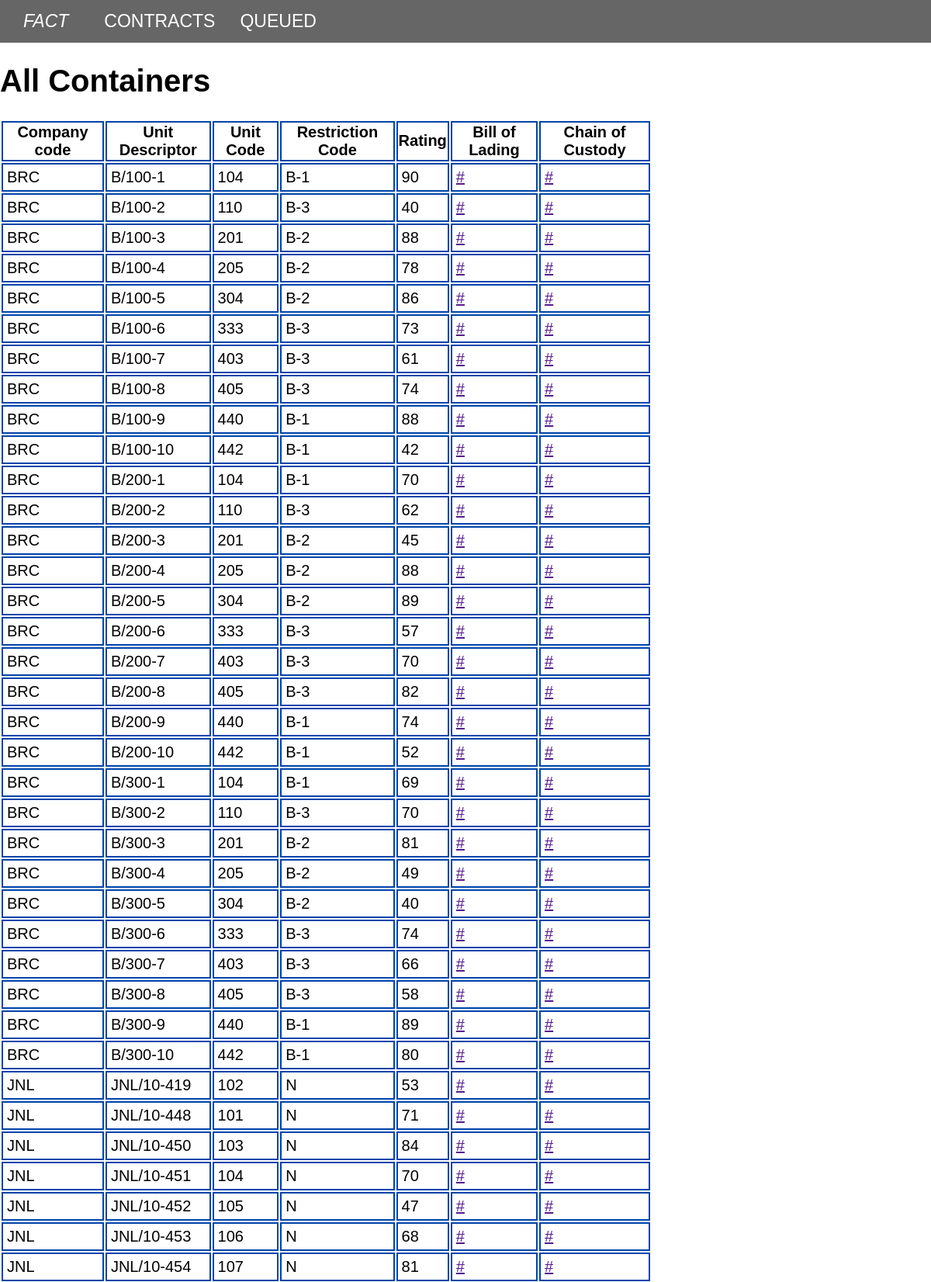
Page /containers/ (upper part) on the committed database.
### containers/models.py (models this page shows, shortened)
class Container(models.Model):
    company_code = models.CharField(max_length=3)
    unit_descriptor = models.CharField(max_length=15)
    unit_code = models.PositiveIntegerField()
    restrict_code = models.CharField(max_length=5)
    rating = models.PositiveIntegerField()
    bl_link = models.URLField()
    coc_link = models.URLField()

### pages/views.py (the view)
# urls.py: path("containers/", ContainerListView.as_view(), name="containers"),
class ContainerListView(ListView):
    model = Container
    template_name = 'containers.html'

### templates/containers.html (shortened to what this page needs)
{% extends 'base.html' %}
{% block content %}
<h1>All Containers</h1>
<table style="width: 70%">
      <tr>
        <th scope="col">Company code</th>
        <th scope="col">Unit Descriptor</th>
        <th scope="col">Unit Code</th>
        <th scope="col">Restriction Code</th>
        <th scope="col">Rating</th>
        <th scope="col">Bill of Lading</th>
        <th scope="col">Chain of Custody</th>
      </tr>
      {% for container in object_list %}
      <tr >
        <td scope="row">{{container.company_code }}</td>
        <td scope="row">{{ container.unit_descriptor }}</td>
        <td scope="row">{{ container.unit_code }}</td>
        <td scope="row">{{ container.restrict_code }}</td>
        <td scope="row">{{container.rating}}</td>
        <td scope="row"><a href="">{{ container.bl_link}}</a></td>
        <td scope="row"><a href="">{{container.coc_link}}</a></td>
      </tr>
      {% endfor %}
{% endblock content %}

### static/css/base.css (style rules this page uses)
:root { font-family: 'Gill Sans', 'Gill Sans MT', Calibri, 'Trebuchet MS', sans-serif; font-size: 20px; }
body { margin: 0px; }
#__home th, td { border: 2px solid #0044AA; border-collapse: collapse; padding: 5px; }
#__queueform table, th, td { border: 2px solid #0044AA; border-collapse: collapse; }

### rows in the picture
Container: company_code "BRC", unit_descriptor "B/100-1", unit_code "104", restrict_code "B-1", rating "90", bl_link "#", coc_link "#"
Container: company_code "BRC", unit_descriptor "B/100-2", unit_code "110", restrict_code "B-3", rating "40", bl_link "#", coc_link "#"
Container: company_code "BRC", unit_descriptor "B/100-3", unit_code "201", restrict_code "B-2", rating "88", bl_link "#", coc_link "#"
Container: company_code "BRC", unit_descriptor "B/100-4", unit_code "205", restrict_code "B-2", rating "78", bl_link "#", coc_link "#"
Container: company_code "BRC", unit_descriptor "B/100-5", unit_code "304", restrict_code "B-2", rating "86", bl_link "#", coc_link "#"
Container: company_code "BRC", unit_descriptor "B/100-6", unit_code "333", restrict_code "B-3", rating "73", bl_link "#", coc_link "#"
Container: company_code "BRC", unit_descriptor "B/100-7", unit_code "403", restrict_code "B-3", rating "61", bl_link "#", coc_link "#"
Container: company_code "BRC", unit_descriptor "B/100-8", unit_code "405", restrict_code "B-3", rating "74", bl_link "#", coc_link "#"
Container: company_code "BRC", unit_descriptor "B/100-9", unit_code "440", restrict_code "B-1", rating "88", bl_link "#", coc_link "#"
Container: company_code "BRC", unit_descriptor "B/100-10", unit_code "442", restrict_code "B-1", rating "42", bl_link "#", coc_link "#"
Container: company_code "BRC", unit_descriptor "B/200-1", unit_code "104", restrict_code "B-1", rating "70", bl_link "#", coc_link "#"
Container: company_code "BRC", unit_descriptor "B/200-2", unit_code "110", restrict_code "B-3", rating "62", bl_link "#", coc_link "#"
Container: company_code "BRC", unit_descriptor "B/200-3", unit_code "201", restrict_code "B-2", rating "45", bl_link "#", coc_link "#"
Container: company_code "BRC", unit_descriptor "B/200-4", unit_code "205", restrict_code "B-2", rating "88", bl_link "#", coc_link "#"
Container: company_code "BRC", unit_descriptor "B/200-5", unit_code "304", restrict_code "B-2", rating "89", bl_link "#", coc_link "#"
Container: company_code "BRC", unit_descriptor "B/200-6", unit_code "333", restrict_code "B-3", rating "57", bl_link "#", coc_link "#"
Container: company_code "BRC", unit_descriptor "B/200-7", unit_code "403", restrict_code "B-3", rating "70", bl_link "#", coc_link "#"
Container: company_code "BRC", unit_descriptor "B/200-8", unit_code "405", restrict_code "B-3", rating "82", bl_link "#", coc_link "#"
Container: company_code "BRC", unit_descriptor "B/200-9", unit_code "440", restrict_code "B-1", rating "74", bl_link "#", coc_link "#"
Container: company_code "BRC", unit_descriptor "B/200-10", unit_code "442", restrict_code "B-1", rating "52", bl_link "#", coc_link "#"
Container: company_code "BRC", unit_descriptor "B/300-1", unit_code "104", restrict_code "B-1", rating "69", bl_link "#", coc_link "#"
Container: company_code "BRC", unit_descriptor "B/300-2", unit_code "110", restrict_code "B-3", rating "70", bl_link "#", coc_link "#"
Container: company_code "BRC", unit_descriptor "B/300-3", unit_code "201", restrict_code "B-2", rating "81", bl_link "#", coc_link "#"
Container: company_code "BRC", unit_descriptor "B/300-4", unit_code "205", restrict_code "B-2", rating "49", bl_link "#", coc_link "#"
Container: company_code "BRC", unit_descriptor "B/300-5", unit_code "304", restrict_code "B-2", rating "40", bl_link "#", coc_link "#"
Container: company_code "BRC", unit_descriptor "B/300-6", unit_code "333", restrict_code "B-3", rating "74", bl_link "#", coc_link "#"
Container: company_code "BRC", unit_descriptor "B/300-7", unit_code "403", restrict_code "B-3", rating "66", bl_link "#", coc_link "#"
Container: company_code "BRC", unit_descriptor "B/300-8", unit_code "405", restrict_code "B-3", rating "58", bl_link "#", coc_link "#"
Container: company_code "BRC", unit_descriptor "B/300-9", unit_code "440", restrict_code "B-1", rating "89", bl_link "#", coc_link "#"
Container: company_code "BRC", unit_descriptor "B/300-10", unit_code "442", restrict_code "B-1", rating "80", bl_link "#", coc_link "#"
Container: company_code "JNL", unit_descriptor "JNL/10-419", unit_code "102", restrict_code "N", rating "53", bl_link "#", coc_link "#"
Container: company_code "JNL", unit_descriptor "JNL/10-448", unit_code "101", restrict_code "N", rating "71", bl_link "#", coc_link "#"
Container: company_code "JNL", unit_descriptor "JNL/10-450", unit_code "103", restrict_code "N", rating "84", bl_link "#", coc_link "#"
Container: company_code "JNL", unit_descriptor "JNL/10-451", unit_code "104", restrict_code "N", rating "70", bl_link "#", coc_link "#"
Container: company_code "JNL", unit_descriptor "JNL/10-452", unit_code "105", restrict_code "N", rating "47", bl_link "#", coc_link "#"
Container: company_code "JNL", unit_descriptor "JNL/10-453", unit_code "106", restrict_code "N", rating "68", bl_link "#", coc_link "#"
Container: company_code "JNL", unit_descriptor "JNL/10-454", unit_code "107", restrict_code "N", rating "81", bl_link "#", coc_link "#"
